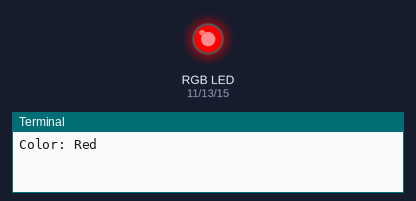
Bench run of a program on a simulated Raspberry Pi (header pin numbers). Parts: an RGB LED mixed from three pins (HIGH = lit), the last lines printed to the terminal. At 9.0 s the program stops and its outputs stay as they are.

Above: at 0.1 s.
At 1.6 s:
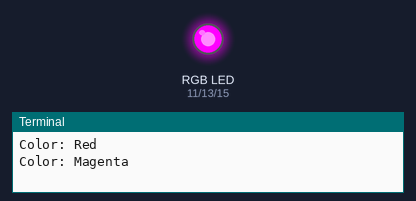
At 3.1 s:
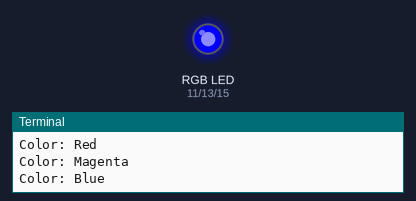
At 4.6 s:
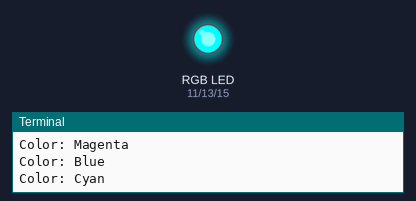
At 6.1 s:
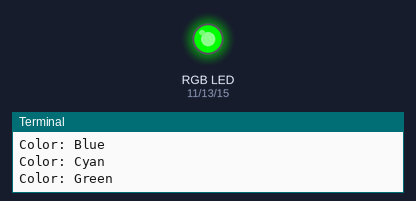
At 9.1 s:
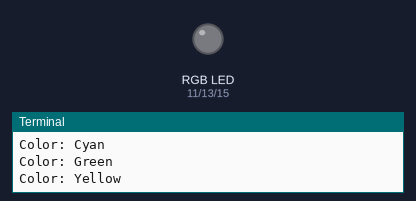
Timing chart, 0 to 10.5 s (numbered marks = the images above):
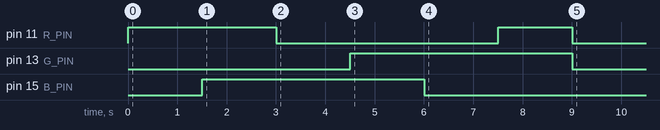

Measured:
- by itself, pin 11 (R_PIN): LOW → HIGH at 0.00 s, → LOW 3.0 s later, → HIGH 4.5 s later, → LOW 1.5 s later
- by itself, pin 13 (G_PIN): LOW → HIGH at 4.5 s, → LOW 4.5 s later
- by itself, pin 15 (B_PIN): LOW → HIGH at 1.5 s, → LOW 4.5 s later

The program:

02_rgb_led.py
```python
import RPi.GPIO as GPIO
import time

R_PIN = 11  # Set up Red pin
G_PIN = 13  # Set up Green pin
B_PIN = 15  # Set up Blue pin

GPIO.setmode(GPIO.BOARD)  # Set GPIO mode to BOARD to use pin numbers
GPIO.setup(R_PIN, GPIO.OUT)  # Prepare the Red pin to be used
GPIO.setup(G_PIN, GPIO.OUT)  # Prepare the Green pin to be used
GPIO.setup(B_PIN, GPIO.OUT)  # Prepare the Blue pin to be used

string_colors = ['Red', 'Magenta', 'Blue', 'Cyan', 'Green', 'Yellow']
led_colors = [(1, 0, 0), (1, 0, 1), (0, 0, 1), (0, 1, 1), (0, 1, 0), (1, 1, 0)]

for color_tuple in led_colors:  # Iterate over the led_colors array
    # Turn Red, Green & Blue pin on/off based on the color tuple
    GPIO.output([R_PIN, G_PIN, B_PIN], color_tuple)
    index = led_colors.index(color_tuple)  # Get the index to print color name
    print("Color: {}".format(string_colors[index]))  # Print current color name
    time.sleep(1.5)  # Wait 1.5 seconds

GPIO.cleanup()  # Clear GPIO
```
